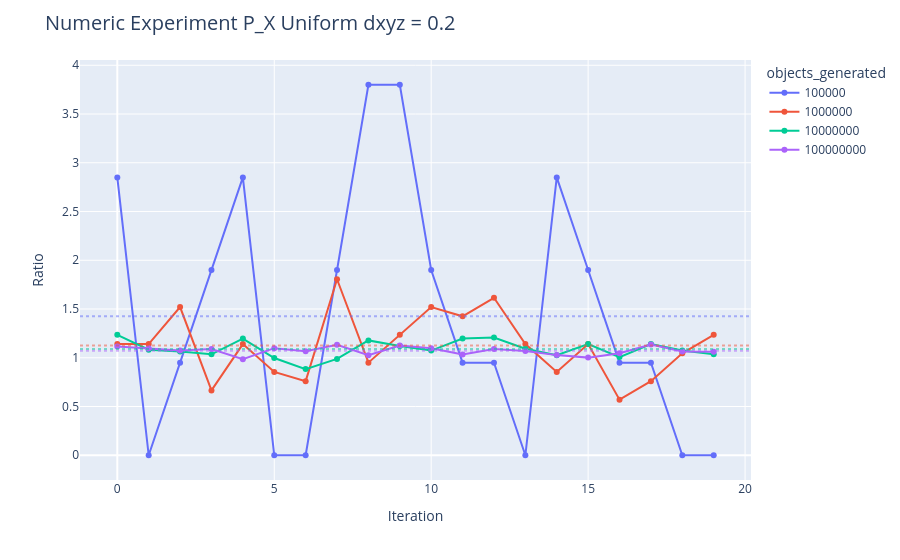

Source (notebook cell):
### Code cell
# Gráfico base
fig = px.line(
    df_complete2, 
    x='iteration', 
    y='ratio', 
    color='objects_generated', 
    markers=True
)

# Obtener los colores del gráfico
color_map = {}
for trace in fig.data:
    # A veces trace.name no es exactamente igual al valor de la columna, por eso lo forzamos a string
    color_map[str(trace.name)] = trace.line.color

# Agregar línea horizontal del promedio para cada categoría
for category in df_complete2['objects_generated'].unique():
    color = color_map.get(str(category), 'gray')  # color por defecto si no se encuentra
    avg_value = df_complete2.loc[df_complete2['objects_generated'] == category, 'ratio'].mean()

    fig.add_hline(
        y=avg_value,
        line=dict(color=color, width=2, dash='dot'),
        opacity=0.5
    )

# Ajustes visuales
fig.update_layout(
    title=dict(text="Numeric Experiment P_X Uniform dxyz = 0.2", font=dict(size=20)),
    yaxis_title="Ratio",
    xaxis_title="Iteration",
    showlegend=True
)

fig.show()

### Figure 1 — Plotly figure (JSON) as saved in the notebook; plotly's stock layout.template omitted (floating-point values rounded to 4 significant figures)
{"data": [{"hovertemplate": "objects_generated=100000<br>iteration=%{x}<br>ratio=%{y}<extra></extra>", "legendgroup": "100000", "line": {"color": "#636efa", "dash": "solid"}, "marker": {"symbol": "circle"}, "mode": "lines+markers", "name": "100000", "orientation": "v", "showlegend": true, "type": "scatter", "x": [0.0, 1.0, 2.0, 3.0, 4.0, 5.0, 6.0, 7.0, 8.0, 9.0, 10.0, 11.0, 12.0, 13.0, 14.0, 15.0, 16.0, 17.0, 18.0, 19.0], "xaxis": "x", "y": [2.85, 0.0, 0.9501, 1.9, 2.85, 0.0, 0.0, 1.9, 3.8, 3.8, 1.9, 0.9501, 0.9501, 0.0, 2.85, 1.9, 0.9501, 0.9501, 0.0, 0.0], "yaxis": "y"}, {"hovertemplate": "objects_generated=1000000<br>iteration=%{x}<br>ratio=%{y}<extra></extra>", "legendgroup": "1000000", "line": {"color": "#EF553B", "dash": "solid"}, "marker": {"symbol": "circle"}, "mode": "lines+markers", "name": "1000000", "orientation": "v", "showlegend": true, "type": "scatter", "x": [0.0, 1.0, 2.0, 3.0, 4.0, 5.0, 6.0, 7.0, 8.0, 9.0, 10.0, 11.0, 12.0, 13.0, 14.0, 15.0, 16.0, 17.0, 18.0, 19.0], "xaxis": "x", "y": [1.14, 1.14, 1.52, 0.6651, 1.14, 0.8551, 0.7601, 1.805, 0.9501, 1.235, 1.52, 1.425, 1.615, 1.14, 0.8551, 1.14, 0.57, 0.7601, 1.045, 1.235], "yaxis": "y"}, {"hovertemplate": "objects_generated=10000000<br>iteration=%{x}<br>ratio=%{y}<extra></extra>", "legendgroup": "10000000", "line": {"color": "#00cc96", "dash": "solid"}, "marker": {"symbol": "circle"}, "mode": "lines+markers", "name": "10000000", "orientation": "v", "showlegend": true, "type": "scatter", "x": [0.0, 1.0, 2.0, 3.0, 4.0, 5.0, 6.0, 7.0, 8.0, 9.0, 10.0, 11.0, 12.0, 13.0, 14.0, 15.0, 16.0, 17.0, 18.0, 19.0], "xaxis": "x", "y": [1.235, 1.083, 1.064, 1.036, 1.197, 0.9976, 0.8836, 0.9881, 1.178, 1.121, 1.074, 1.197, 1.207, 1.093, 1.026, 1.14, 1.007, 1.14, 1.074, 1.036], "yaxis": "y"}, {"hovertemplate": "objects_generated=100000000<br>iteration=%{x}<br>ratio=%{y}<extra></extra>", "legendgroup": "100000000", "line": {"color": "#ab63fa", "dash": "solid"}, "marker": {"symbol": "circle"}, "mode": "lines+markers", "name": "100000000", "orientation": "v", "showlegend": true, "type": "scatter", "x": [0.0, 1.0, 2.0, 3.0, 4.0, 5.0, 6.0, 7.0, 8.0, 9.0, 10.0, 11.0, 12.0, 13.0, 14.0, 15.0, 16.0, 17.0, 18.0, 19.0], "xaxis": "x", "y": [1.116, 1.097, 1.075, 1.089, 0.9852, 1.098, 1.068, 1.132, 1.025, 1.125, 1.096, 1.035, 1.09, 1.07, 1.027, 1.001, 1.047, 1.135, 1.065, 1.062], "yaxis": "y"}], "layout": {"legend": {"title": {"text": "objects_generated"}, "tracegroupgap": 0}, "margin": {"t": 60}, "shapes": [{"line": {"color": "#636efa", "dash": "dot", "width": 2}, "opacity": 0.5, "type": "line", "x0": 0, "x1": 1, "xref": "x domain", "y0": 1.425, "y1": 1.425, "yref": "y"}, {"line": {"color": "#EF553B", "dash": "dot", "width": 2}, "opacity": 0.5, "type": "line", "x0": 0, "x1": 1, "xref": "x domain", "y0": 1.126, "y1": 1.126, "yref": "y"}, {"line": {"color": "#00cc96", "dash": "dot", "width": 2}, "opacity": 0.5, "type": "line", "x0": 0, "x1": 1, "xref": "x domain", "y0": 1.089, "y1": 1.089, "yref": "y"}, {"line": {"color": "#ab63fa", "dash": "dot", "width": 2}, "opacity": 0.5, "type": "line", "x0": 0, "x1": 1, "xref": "x domain", "y0": 1.072, "y1": 1.072, "yref": "y"}], "showlegend": true, "title": {"font": {"size": 20}, "text": "Numeric Experiment P_X Uniform dxyz = 0.2"}, "xaxis": {"anchor": "y", "domain": [0, 1], "title": {"text": "Iteration"}}, "yaxis": {"anchor": "x", "domain": [0, 1], "title": {"text": "Ratio"}}}}
